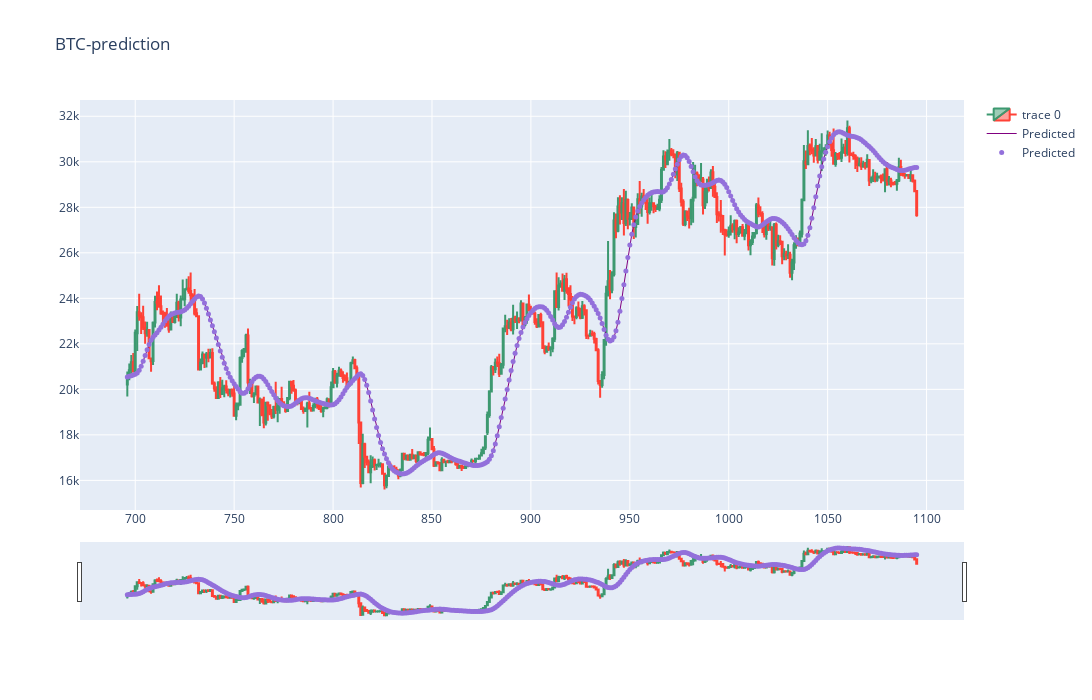

The notebook cell saved with this chart:
### Code cell
fig = go.Figure(data=[go.Candlestick(x=candle_data.index[-400:],
                open=candle_data['Open'][-400:],
                high=candle_data['High'][-400:],
                low=candle_data['Low'][-400:],
                close=candle_data['Close'][-400:]),
                go.Scatter(x=df3.index[-400:], y=df3[0][-400:], line=dict(color='purple', width=1), name="Predicted")])

fig.add_scatter(x=df3.index[-400:], y=df3[0][-400:], mode="markers",
                marker=dict(size=5, color="MediumPurple"),
                name="Predicted")

fig.update_layout(title="BTC-prediction", height=700, width=1200)
fig.show()

### Figure 1 — Plotly figure (JSON) as saved in the notebook; plotly's stock layout.template omitted (floating-point values rounded to 4 significant figures; data arrays with more than 128 entries replaced by an {"elided": "..."} marker saying what was removed)
{"data": [{"close": {"elided": "400 float values"}, "high": {"elided": "400 float values"}, "low": {"elided": "400 float values"}, "open": {"elided": "400 float values"}, "type": "candlestick", "x": {"elided": "400 int values"}}, {"line": {"color": "purple", "width": 1}, "name": "Predicted", "type": "scatter", "x": {"elided": "400 int values"}, "y": {"elided": "400 float values"}}, {"marker": {"color": "MediumPurple", "size": 5}, "mode": "markers", "name": "Predicted", "type": "scatter", "x": {"elided": "400 int values"}, "y": {"elided": "400 float values"}}], "layout": {"height": 700, "title": {"text": "BTC-prediction"}, "width": 1200}}
